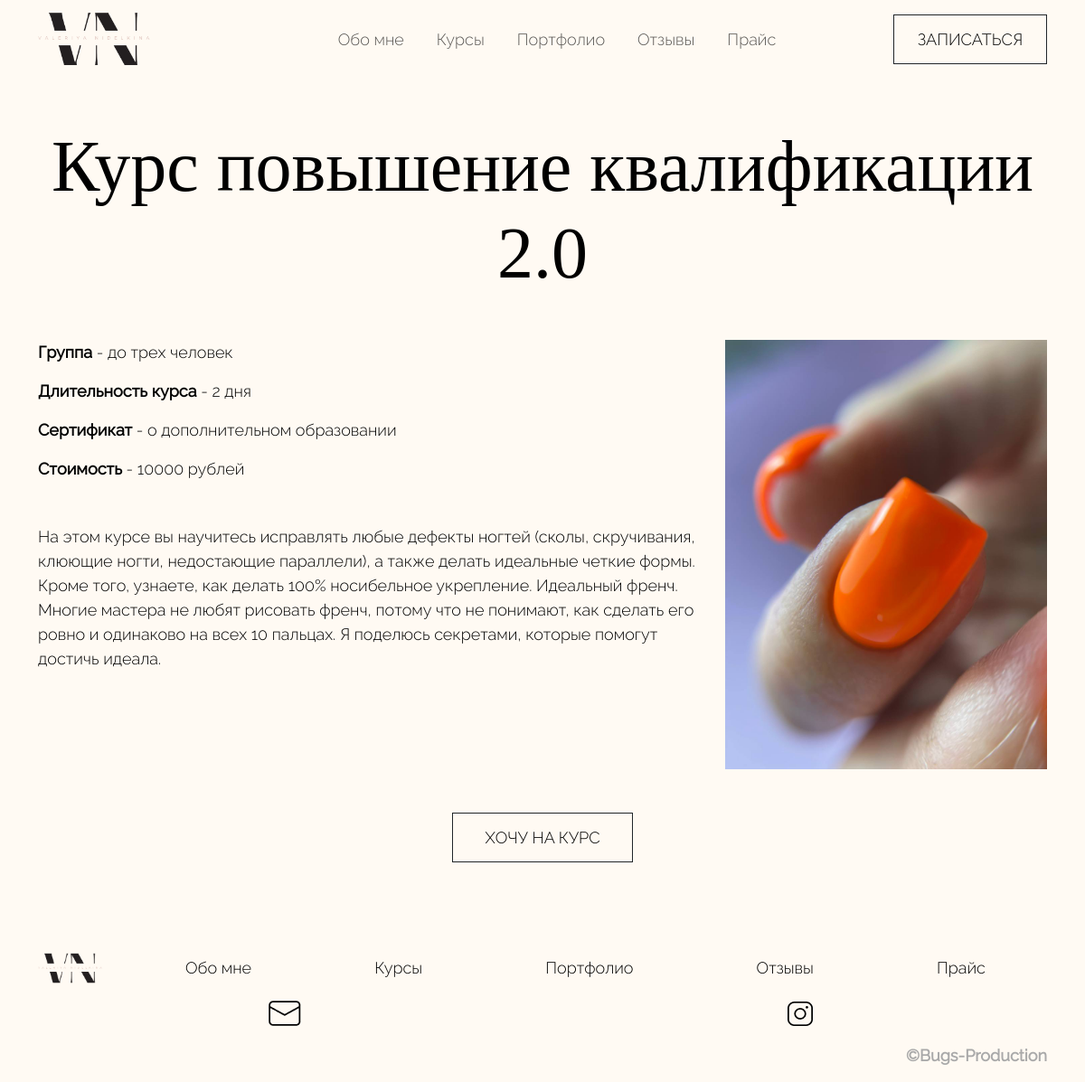
Page /courses/kurs-povyishenie-kvalifikatsii-20 on the committed database.
### courses/models.py (models this page shows, shortened)
class Course(models.Model):
    class Meta:
        verbose_name = 'курс'
        verbose_name_plural = 'Курсы'
    name = models.CharField('Наименование курса', max_length=50)
    img = models.ImageField('Картинка для курса', upload_to='img-courses')
    mini_description = models.TextField('Мини описание курса')
    count_group = models.CharField('Количество людей в группе', max_length=30)
    time_course = models.CharField('Длительность курса', max_length=30)
    certificate = models.CharField('Документ об окончании курса', max_length=30)
    price = models.IntegerField('Стоимость курса')
    description = models.TextField('Полное описание курса')
    create_date = models.DateTimeField(auto_now_add=True)
    slug = models.SlugField(max_length=255, unique=True, blank=True, null=True, verbose_name='Slug')

### main/views.py (the view)
# urls.py: path('courses/<slug:slug>', CourseView.as_view(), name='course'),
class CourseView(DetailView):
    model = Course
    template_name = 'main/course.html'
    context_object_name = 'course'

### templates/main/course.html (shortened to what this page needs)
{% extends 'main/layout.html' %}
{% load static %}
{% block link %}
<link rel="stylesheet" href="{% static 'main/style/courses.css' %}">
{% endblock %}
{% block links %}
<ul class="navbar-nav mr-auto">
    <li class="nav-item"><a href="{% url 'about' %}" class="nav-link">Обо мне</a></li>
    <li class="nav-item"><a href="{% url 'courses' %}" class="nav-link">Курсы</a></li>
    <li class="nav-item"><a href="{% url 'home' %}" class="nav-link">Портфолио</a></li>
    <li class="nav-item"><a href="{% url 'home' %}" class="nav-link">Отзывы</a></li>
    <li class="nav-item"><a href="{% url 'home' %}" class="nav-link">Прайс</a></li>
</ul>
{% endblock %}
{% block content %}
<main>
    <section class="course-detailed">
        <div class="container">
            <h1 class="text-center">{{ course.name }}</h1>
            <div class="row course-detailed-content mt-5">
                <div class="course-detailed-content-left col-12 col-md-8">
                    <div class="course-detaled-mini-description mb-5">
                        <p><span>Группа</span> - {{ course.count_group }}</p>
                        <p><span>Длительность курса</span> - {{ course.time_course }}</p>
                        <p><span>Сертификат</span> - {{ course.certificate }}</p>
                        <p><span>Стоимость</span> - {{ course.price }} рублей</p>
                    </div>
                    <div class="course-detailed-description">
                        <p>{{ course.description }}</p>
                    </div>
                </div>
                <div class="course-detailed-content-right col-12 col-md-4">
                    <img src="{{ course.img.url }}" alt="" class="img-fluid">
                </div>
            </div>
            <div class="sign-button sign-course mt-5"><a href="{% url 'enroll-course' course_slug=course.slug %}">Хочу
                на курс</a></div>
        </div>
    </section>
</main>
{% endblock %}
{% block links-footer %}
<li><a href="{% url 'about' %}">Обо мне</a></li>
<li class="nav-item"><a href="{% url 'courses' %}" class="nav-link">Курсы</a></li>
<li><a href="{% url 'home' %}">Портфолио</a></li>
<li><a href="{% url 'home' %}">Отзывы</a></li>
<li><a href="{% url 'home' %}">Прайс</a></li>
{% endblock %}

### static/main/style/courses.css (style rules this page uses)
.course-detailed-content { display: flex; align-items: flex-start; }
.sign-course { max-width: 200px; }

### static/main/style/base.css (style rules this page uses)
li, a, p { font-size: 18px; font-family: Raleway-L; color: #000; }
h1 { font-size: 6vw; color: #000; font-family: Cormorant; }
span { font-family: Raleway-R; font-size: 18px; font-weight: bolder; color: #000; }
@media (min-width: 1200px) { h1 { font-size: 80px; } }
body { background-color: #fffaf3; }
header li { margin: 0 10px; }
.sign-button { display: flex; justify-content: center; align-items: center; font-size: 18px; font-family: Raleway-R; text-transform: uppercase; background-color: transparent; border: solid 1px; padding: 13px 26px; max-width: 170px; margin: 0 auto; }
.sign-button a { text-decoration: none; }
main { margin-top: 50px; }
footer a { text-decoration: none; }

### rows in the picture
Course: name "Курс повышение квалификации 2.0", count_group "до трех человек", time_course "2 дня", certificate "о дополнительном образовании", price "10000", description "На этом курсе вы научитесь исправлять любые дефекты ногтей (сколы, скручивания, клюющие ногти, недостающие параллели), а также делать идеальные четкие формы. Кроме того, узнаете, как делать 100% носибельное укрепление. Идеальный френч. Многие мастера не любят рисовать френч, потому что не понимают, как сделать его ровно и одинаково на всех 10 пальцах. Я поделюсь секретами, которые помогут достичь идеала.", img (picture)
